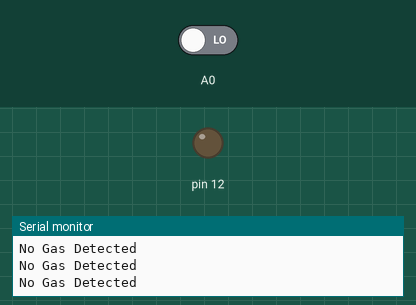
This sketch was run on a simulated Arduino Uno, built with avr-gcc and run on an emulated ATmega328P. Shown: output pins drawn as LEDs (lit = HIGH), the last lines printed to the serial monitor. The test bench sets the inputs (shaded band); at power-on: A0 LOW.

Above: at 1.8 s.
1.9 s: A0 driven HIGH
At 3.2 s:
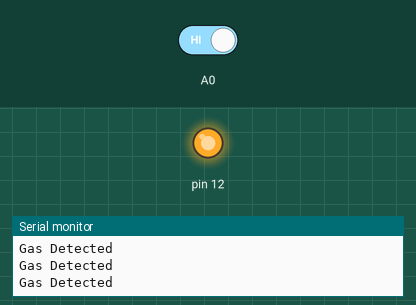
3.5 s: A0 driven LOW
At 4.6 s:
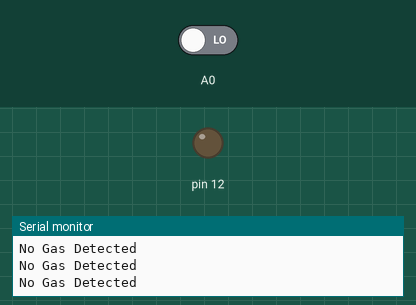
Timing chart, 0 to 6.5 s (numbered marks = the images above; inputs shaded):
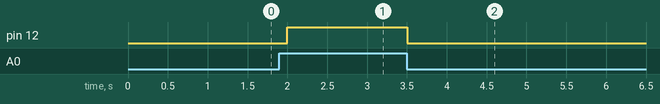

The sketch:

Gas_Sensor.ino
```cpp
void setup() {
  Serial.begin(9600);
  pinMode(A0, INPUT);
  pinMode(12, OUTPUT);

}

void loop() {

  int gas_value = digitalRead(A0);

  if(gas_value==HIGH)
  {
    Serial.println("Gas Detected");
    digitalWrite(12, HIGH);
    delay(500);
    }
  else
  {
    Serial.println("No Gas Detected");
    digitalWrite(12, LOW);
    delay(500);
    }


}
```

Measured:
- after the input at 1.9 s, pin 12: LOW → HIGH after 0.10 s
- after the input at 3.5 s, pin 12: HIGH → LOW at once
